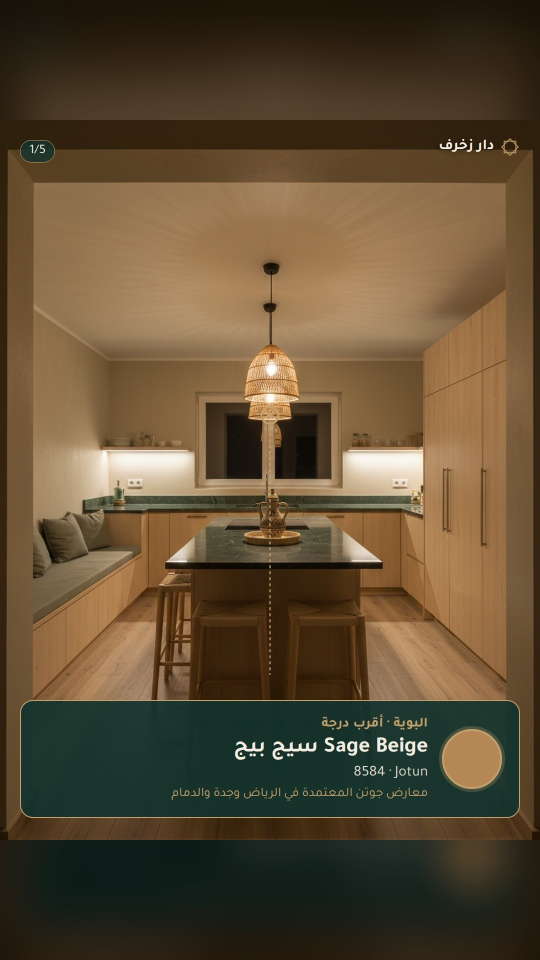
#> input picture gen/2026-11-07_0000_japandi-kitchen_v1.jpg, 1080 x 1920 px (shown at 1/2 size)
$ python -i gen.py   (imports and definitions only)
#> lines starting #> are read from the running program, lines starting #| are printed output that depends on the picture
"""Dar Zukhruf design generator v3 (fal.ai) — the "hands" of the design agent.
Modes:
  * specs in specs/run/*.json not yet in manifest  -> generate them (opening batches / manual runs)
  * otherwise: next slot (00/06/12/18 Riyadh); spec_json from the design agent's sheet for that slot
Per set: N photoreal slides (same room, different views) each with a real material card, + a final 2D plan slide.
Output: gen/<id>_<n>.jpg + manifest.json on the `media` branch; log.txt with diagnostics."""
import base64, csv, glob, io, json, os, re, subprocess, sys, time, datetime as dt, requests
from PIL import Image
sys.path.insert(0, os.path.dirname(__file__))
from render import card_html, plan_html, board_html, story_html, hero_html, end_card_html

OUT = sys.argv[1] if len(sys.argv) > 1 else "media"
SPEC_DIR = sys.argv[2] if len(sys.argv) > 2 else "site/specs/run"
KEY = os.environ.get("FAL_KEY", "").strip()
T2I = os.environ.get("T2I_MODEL", "").strip() or "fal-ai/nano-banana"
EDIT = os.environ.get("EDIT_MODEL", "").strip() or "fal-ai/nano-banana/edit"
REPO = os.environ.get("REPO", "darzukhruf/darzukhruf-site")
PLAN_CSV = "https://docs.google.com/spreadsheets/d/14RmR325nkLONa_PhRXNLEbjbQoZdrlOTTxM1CIm9XrQ/export?format=csv"
RIY = dt.timezone(dt.timedelta(hours=3))
BLOCK = []
LOG = []
def log(*a):
    s = " ".join(str(x) for x in a); print(s); LOG.append(s)
# [2 lines not run here, left out]
H = {"Authorization": f"Key {KEY}", "Content-Type": "application/json"}

# [12 lines left out: function fal, not called in this run]

def fetch(url):
    r = requests.get(url, timeout=120); r.raise_for_status(); return r.content

VISION = [("openrouter/router/vision", {"model": "google/gemini-2.5-flash"}),
          ("fal-ai/any-llm/vision", {"model": "google/gemini-2.5-flash"}),
          ("fal-ai/any-llm/vision", {"model": "google/gemini-flash-1.5"})]
# [9 lines left out: function vision, not called in this run]

QA = ("You are a senior QA inspector for AI-generated interior photos of a Saudi design studio. You know the typical failures of "
  "image models. Inspect the image very carefully and reply ONLY JSON: "
  '{"photoreal":0-10,"artifacts":true|false,"major_artifacts":true|false,"issues":["short fixable problem", ...],"inappropriate":true|false,'
  '"item_visible":true|false,"point":[x,y],"reason":"short"}. '
  "Check this list of AI-generation errors: (1) bent, wavy or non-parallel lines in walls, ceilings, door/window frames, tiles, shelves; "
  "(2) inconsistent perspective / multiple vanishing points; (3) furniture with missing, extra, floating or merged legs, sofas/cushions "
  "melting into each other, objects fused into walls; (4) duplicated or cloned objects (two identical lamps/vases where one is expected), "
  "illogical symmetry; (5) impossible geometry: doors or windows that lead nowhere, stairs to nowhere, cabinets without space, "
  "unrealistic scale (tiny chairs, giant lamps); (6) wrong lighting: shadows in different directions, light with no source, glowing "
  "edges, reflections that do not match the room (mirrors, glossy floors); (7) garbled text, fake letters, random symbols, watermarks; "
  "(8) smeared, blurry, plastic/CGI or over-smooth textures, repeating texture tiles, tiles not aligned; (9) curtains, rugs or fabrics "
  "clipping through furniture; (10) electrical oddities (cables to nowhere, switches in impossible places); (11) over-saturation, HDR halos, "
  "noise. artifacts=true if ANY of these is visible. major_artifacts=true ONLY for obvious errors an ordinary viewer would notice "
  "on a phone screen without zooming: missing/extra/merged/floating furniture legs, duplicated or fused objects, garbled text, impossible "
  "doors/windows/geometry, clearly bent or wavy walls/frames, absurd scale, or melted/clipping fabric; slight imperfections (small line "
  "deviations, subtle shadow or reflection inconsistencies, slightly smooth textures, minor halos) are NOT major. issues = each problem found, written as a precise retouch instruction "
  "(e.g. 'straighten the left window frame', 'remove the duplicated vase on the right'). inappropriate: anything against Saudi public "
  "decency or culture (people, revealing clothing, nudity incl. art/statues, alcohol, crosses/idols, offensive symbols). "
  "photoreal: 10 = indistinguishable from a real professional photo. item_visible: whether this element is clearly visible. "
  "point: normalized [x,y] (0..1 from top-left) of the centre of: ")

def qa_ok(q):
    major = q.get("major_artifacts", q.get("artifacts"))  # minor nitpicks are retouched but do not block publishing
    return q.get("photoreal", 0) >= 8 and not major and not q.get("inappropriate") and q.get("item_visible", True)

# [5 lines left out: function to_jpg, not called in this run]

STYLE = (" Shot as a real professional architectural interior photograph: full-frame camera, 24mm tilt-shift lens, natural "
         "daylight with warm practical lights, true-to-life materials and textures, straight verticals, realistic scale. "
         "Contemporary modern design, fully furnished and styled like a high-end interior magazine shoot: layered textures "
         "(wood, stone, boucle, linen, metal), styled decor (books, ceramics, vases, indoor plants, framed abstract art, throws, "
         "cushions), layered lighting (cove, pendant, wall and table lamps) and one confident accent colour; the room must feel "
         "lived-in and complete, never empty or sparse, but not cluttered. Richness comes ONLY from decor accessories placed on "
         "tables, shelves, walls and in corners: NEVER add, remove or move furniture pieces, doors or windows; the furniture "
         "list and the wall of each piece are exactly as given. "
         "Modest and family-friendly: no people, no statues or nude art, no alcohol, no religious symbols except Arabic "
         "geometric patterns, no text, no logos, no watermark.")

WALLS = dict(N="north", S="south", E="east", W="west")
FURN_EN = {"خزانة": "wardrobe", "زينة": "vanity", "كرسي": "chair", "شيزلونغ": "chaise longue", "جزيرة": "island",
           "كنبة": "sofa", "جلسة": "floor seating", "طاولة": "table", "تلفاز": "TV unit", "خزائن": "cabinets", "بنش": "bench",
           "إضاءة": "floor lamp", "مغسلة": "sink", "ثلاجة": "fridge", "قهوة": "coffee", "بار": "bar stools", "سرير": "bed"}

def furn_name(lb):
    hits = [en for ar, en in FURN_EN.items() if ar in lb]
    return (" ".join(dict.fromkeys(hits)) or "furniture piece") + f" ({lb})"

# [11 lines left out: function wall_map, not called in this run]

def materials_text(sp):
    m = [f"{s.get('locate_en','element')} = {s['item'].get('name','')} by {s['item'].get('brand','')}" for s in sp.get("slides", []) if s.get("item")]
    return "; ".join(m)

# [6 lines left out: function layout_text, not called in this run]

PRO_EDIT = os.environ.get("PRO_EDIT_MODEL", "").strip() or "fal-ai/nano-banana-pro/edit"
DIFF = ("Compare IMAGE 1 (reference) and IMAGE 2 of an interior. Reply ONLY JSON: "
        '{"same_room":true|false,"same_viewpoint":true|false,"angle_change_deg":0-180,"reason":"short"}. '
        "same_room = same space, furniture, materials and colours. same_viewpoint = the camera position/direction/framing is "
        "nearly the same (a crop, zoom or tiny shift of the same shot counts as same_viewpoint). Close-up detail shots of a "
        "different element count as a different viewpoint. same_room must be FALSE if, compared with the layout below, the floor "
        "material/colour or wall colour differs, any piece stands on a different wall, a piece is missing that should be in view, "
        "or furniture that is not in the layout appears (e.g. an extra sofa). Layout: ")

# [45 lines left out: functions different_view, gen_image, not called in this run]

def to_vertical(path_in, path_out):
    """3:4 card slide -> 9:16 story frame (1080x1920): blurred, darkened fill behind the full slide."""
#> called with path_out = 'out.png'
    from PIL import ImageFilter, ImageEnhance
    im = Image.open(path_in).convert("RGB")
#> im is the input picture: PIL image 1080x1920 RGB; mean R, G, B 93.8, 76.6, 51.7
    bg = im.resize((1080, 1920)).filter(ImageFilter.GaussianBlur(40)); bg = ImageEnhance.Brightness(bg).enhance(0.55)
#> after `bg = im.resize((1080, 1920)).filter(ImageFilter.GaussianBlur(40))`:
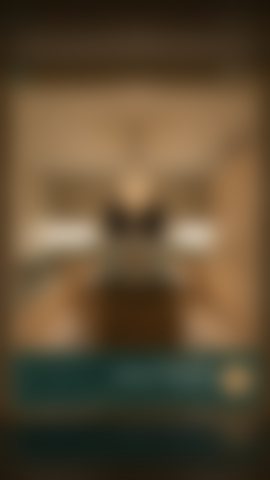
#> bg: PIL image 1080x1920 RGB (shown at 1/4 size); mean R, G, B 93.3, 76.1, 51.4
#> after `bg = ImageEnhance.Brightness(bg).enhance(0.55)`:
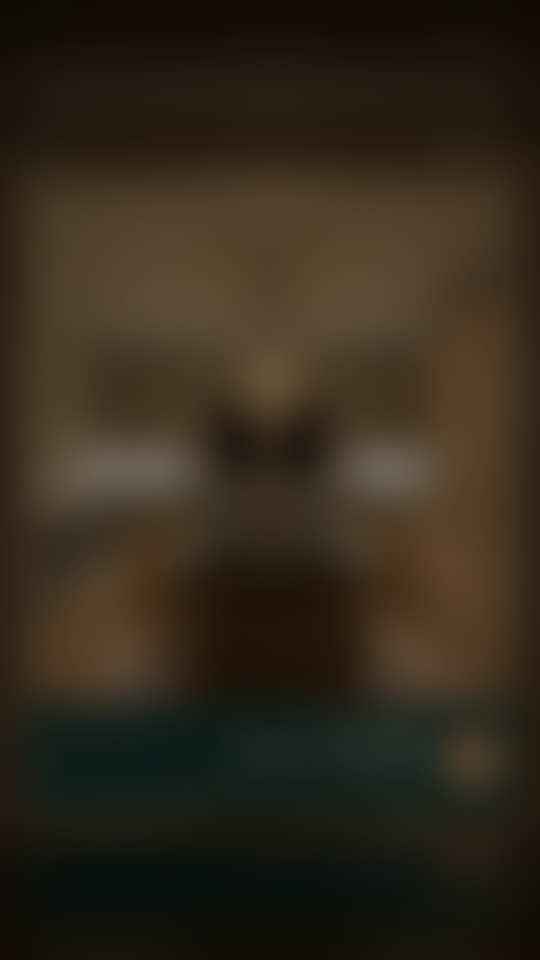
#> bg: PIL image 1080x1920 RGB (shown at 1/2 size); mean R, G, B 50.8, 41.4, 27.8
    fg = im.resize((1080, int(im.height * 1080 / im.width)))
    bg.paste(fg, (0, (1920 - fg.height) // 2)); bg.save(path_out, "JPEG", quality=90)

# [67 lines left out: functions make_vertical, build_multi, not called in this run]

HERO_T2I = os.environ.get("HERO_MODEL", "").strip() or "fal-ai/gpt-image-2"  # owner 21-11: model test winner (2/6 failed checks vs 5/6)
LOCATE = ("Reply ONLY JSON {\"items\":[{\"point\":[x,y],\"hex\":\"#RRGGBB\"},...]} — one item per element below, same order: "
          "point = normalized (0..1 from top-left) centre of a clean, evenly lit patch of that element (not a shadow, highlight, window or "
          "another object); hex = the element's true base colour as it appears in the photo (null if not visible). Elements: ")

def _hex(c): return "#%02X%02X%02X" % tuple(int(v) for v in c[:3])
def _rgb(h):
    h = (h or "").lstrip("#"); return tuple(int(h[i:i+2], 16) for i in (0, 2, 4)) if len(h) == 6 else None

def shoot(page, html, path, w=1080, h=1440):
    page.set_viewport_size({"width": w, "height": h}); page.set_content(html, wait_until="networkidle")
    page.wait_for_timeout(500); page.screenshot(path=path, type="jpeg", quality=91)

# [41 lines left out: functions reel_sec, reel_reveal, reel_from, not called in this run]

def is_client(spec, ident):
    return str(ident).startswith("client-") or bool(spec.get("do_not_publish"))

# [9 lines left out: function openings_text, not called in this run]

ACCURACY = ("You check an interior design photo against the client's list of doors and windows. Judge ONLY what is clearly "
            "visible; walls outside the frame are unknown, not errors. Do NOT judge furniture, colours, rugs, lamps or decor. "
            "Reply ONLY JSON: {\"ok\":true|false,\"problems\":[\"precise retouch instruction\", ...]}. ok=false ONLY if a door, "
            "window, arch or opening is visible that is not in the list (e.g. a second door), or a clearly forbidden item is visible. "
            "problems = how to remove each one (e.g. 'remove the door on the right wall and continue the plain wall'). Never ask to ADD "
            "anything: a listed door or window that is not visible is NOT an error. List: ")

# [245 lines left out: functions accuracy_fix, build_single, build_plan_only, build_client_plan_only, build, norm_slot and 1 more, not called in this run]

# [11 lines not run here, left out]

>>> result = to_vertical('../gen/2026-11-07_0000_japandi-kitchen_v1.jpg', 'out.png')

$ run again, on gen/2026-11-07_1200_master-bedroom_v4.jpg
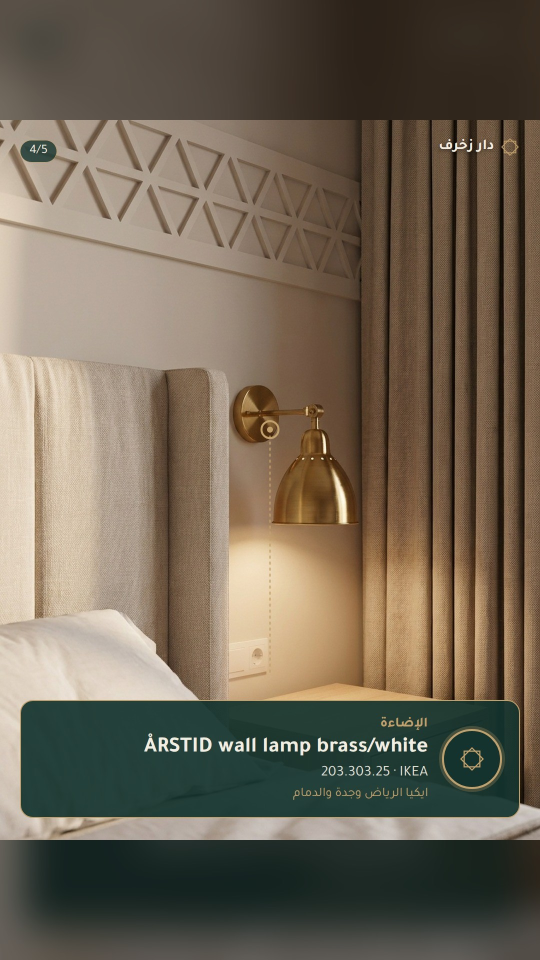
#> input picture gen/2026-11-07_1200_master-bedroom_v4.jpg, 1080 x 1920 px (shown at 1/2 size)
#> in to_vertical, im is the input picture: PIL image 1080x1920 RGB; mean R, G, B 112.3, 101.2, 84.8
#> in to_vertical, `bg = im.resize((1080, 1920)).filter(ImageFilter.GaussianBlur(40))`:
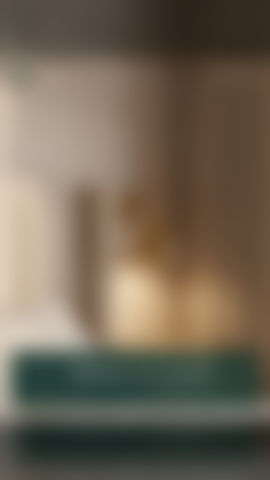
#> bg: PIL image 1080x1920 RGB (shown at 1/4 size); mean R, G, B 112.4, 101.3, 85
#> in to_vertical, `bg = ImageEnhance.Brightness(bg).enhance(0.55)`:
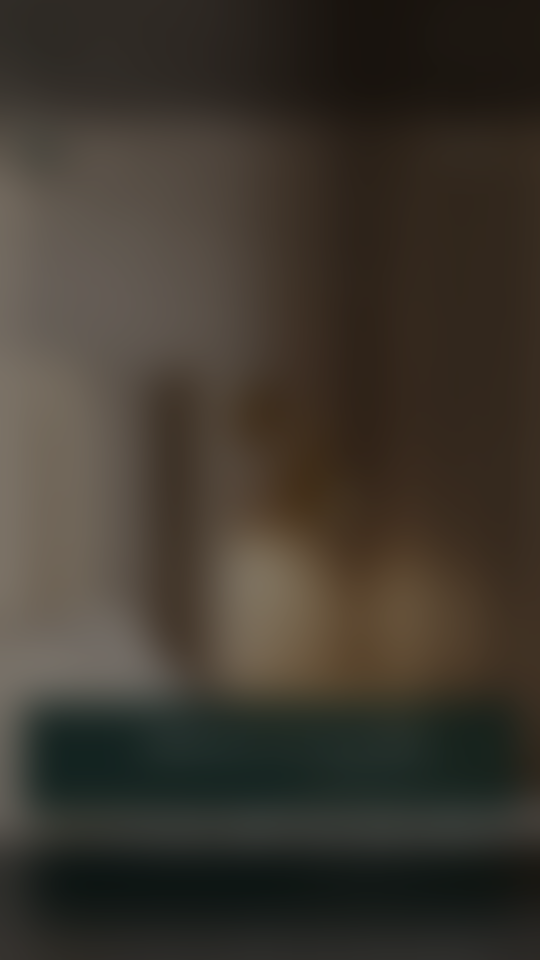
#> bg: PIL image 1080x1920 RGB (shown at 1/2 size); mean R, G, B 61.4, 55.3, 46.3

$ run again, on gen/2026-11-07_1800_ladies-majlis_v2.jpg
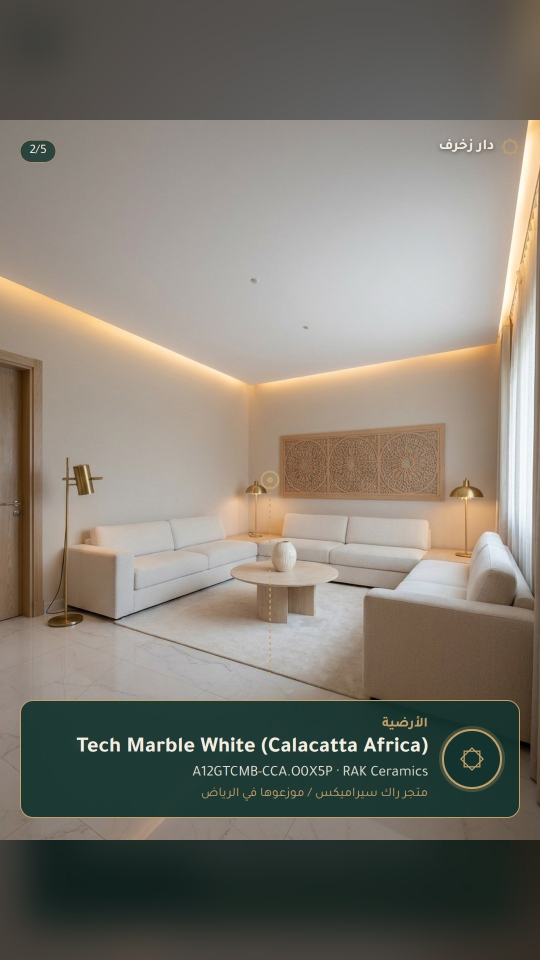
#> input picture gen/2026-11-07_1800_ladies-majlis_v2.jpg, 1080 x 1920 px (shown at 1/2 size)
#> in to_vertical, im is the input picture: PIL image 1080x1920 RGB; mean R, G, B 126.4, 121.9, 112.4
#> in to_vertical, `bg = im.resize((1080, 1920)).filter(ImageFilter.GaussianBlur(40))`:
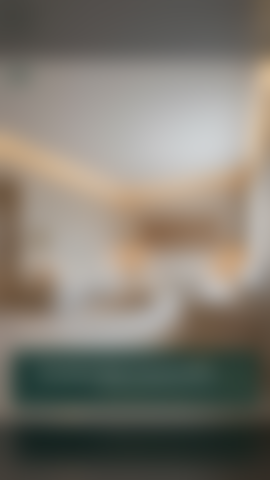
#> bg: PIL image 1080x1920 RGB (shown at 1/4 size); mean R, G, B 126.3, 121.7, 112.2
#> in to_vertical, `bg = ImageEnhance.Brightness(bg).enhance(0.55)`:
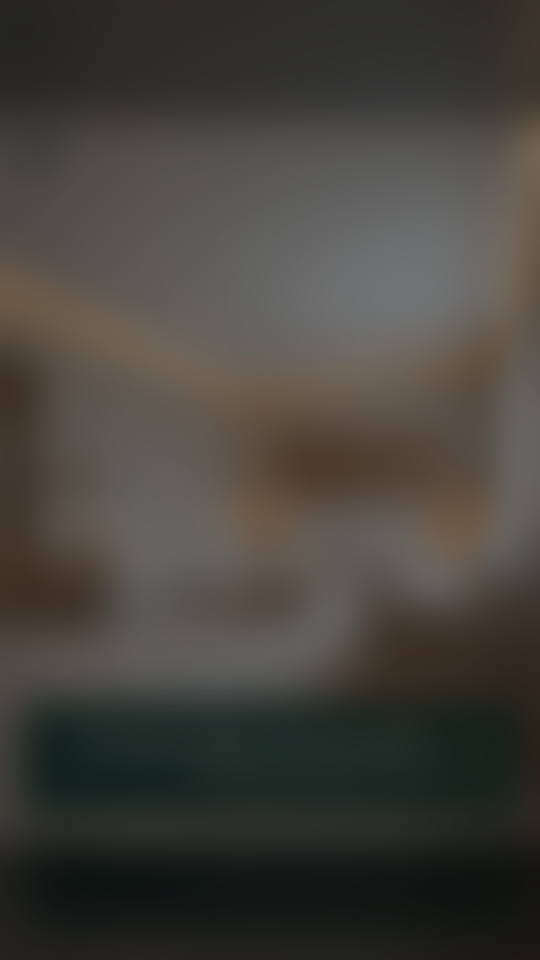
#> bg: PIL image 1080x1920 RGB (shown at 1/2 size); mean R, G, B 69, 66.5, 61.2
